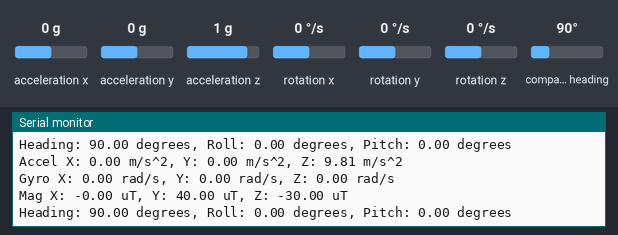
A sketch run on a simulated Arduino Uno, built with avr-gcc and run on an emulated ATmega328P. Parts: the last lines printed to the serial monitor. The inputs (shaded band) are chosen by the test bench; at power-on: acceleration x 0 g, acceleration y 0 g, acceleration z 1 g, rotation x 0 °/s, rotation y 0 °/s, rotation z 0 °/s, compass heading 90°.

Above: at 2.2 s.
2.3 s: acceleration x set to -1.4 g
At 2.49 s:
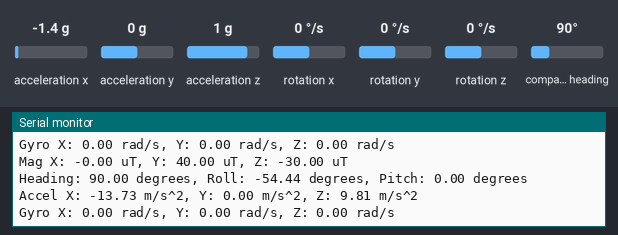
3.8 s: acceleration y set to -1.4 g
At 3.86 s:
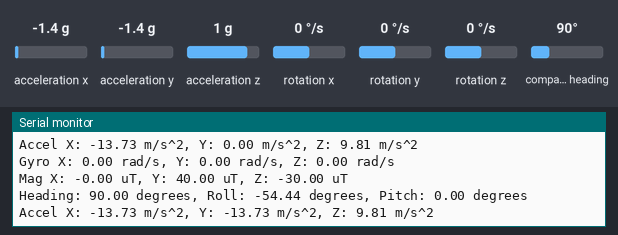
5.3 s: acceleration z set to -1.4 g
At 5.35 s:
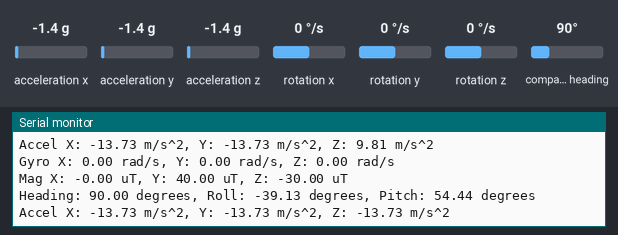
6.8 s: rotation x set to -192 °/s
At 6.84 s:
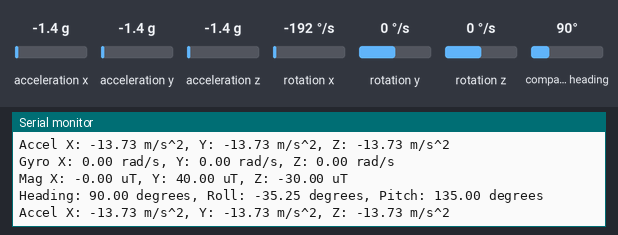
8.3 s: rotation y set to -192 °/s
At 8.46 s:
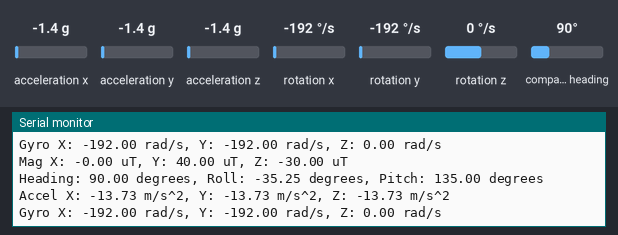
Timing chart, 0 to 10.8 s (numbered marks = the images above; inputs shaded):
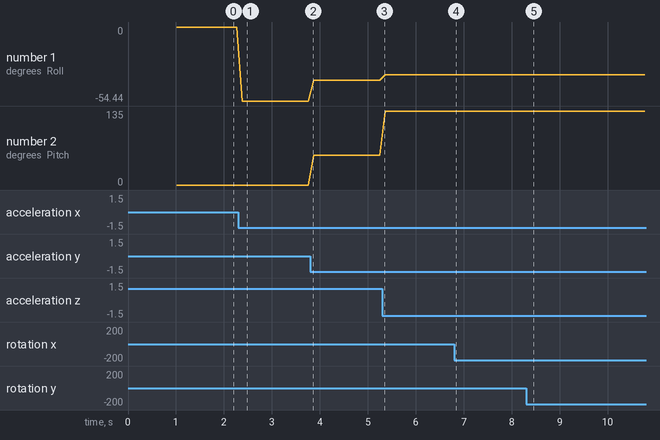

Measured:
- after the input at 2.3 s, the serial monitor: prints a new line after 0.07 s (image 1)
- after the input at 3.8 s, the serial monitor: prints a new line after 0.06 s (image 2)
- after the input at 5.3 s, the serial monitor: prints a new line after 0.05 s (image 3)
- after the input at 8.3 s, the serial monitor: prints a new line at once (image 5)
- plotted number 1: 0 → -54.44 after the input at 2.3 s, -54.44 → -39.13 after the input at 3.8 s, -39.13 → -35.25 after the input at 5.3 s
- plotted number 2: 0 → 54.44 after the input at 3.8 s, 54.44 → 135 after the input at 5.3 s

The sketch:

BNO055_UNO.ino
```cpp
#include <Wire.h>
#include <Adafruit_Sensor.h>
#include <Adafruit_BNO055.h>

#define BNO055_SAMPLERATE_DELAY_MS (100)

Adafruit_BNO055 bno = Adafruit_BNO055();

void setup() {
  Serial.begin(115200);
  Serial.println("BNO055 Sensor Data");

  if (!bno.begin()) {
    Serial.println("Could not find a valid BNO055 sensor, check wiring!");
    while (1);
  }

  delay(1000);

  // Use external crystal for better accuracy
  bno.setExtCrystalUse(true);
}

void loop() {
  // Get sensor events
  sensors_event_t event;

  // Get accelerometer data
  bno.getEvent(&event, Adafruit_BNO055::VECTOR_ACCELEROMETER);
  Serial.print("Accel X: ");
  Serial.print(event.acceleration.x);
  Serial.print(" m/s^2, ");
  Serial.print("Y: ");
  Serial.print(event.acceleration.y);
  Serial.print(" m/s^2, ");
  Serial.print("Z: ");
  Serial.print(event.acceleration.z);
  Serial.println(" m/s^2");

  // Get gyroscope data
  bno.getEvent(&event, Adafruit_BNO055::VECTOR_GYROSCOPE);
  Serial.print("Gyro X: ");
  Serial.print(event.gyro.x);
  Serial.print(" rad/s, ");
  Serial.print("Y: ");
  Serial.print(event.gyro.y);
  Serial.print(" rad/s, ");
  Serial.print("Z: ");
  Serial.print(event.gyro.z);
  Serial.println(" rad/s");

  // Get magnetometer data
  bno.getEvent(&event, Adafruit_BNO055::VECTOR_MAGNETOMETER);
  Serial.print("Mag X: ");
  Serial.print(event.magnetic.x);
  Serial.print(" uT, ");
  Serial.print("Y: ");
  Serial.print(event.magnetic.y);
  Serial.print(" uT, ");
  Serial.print("Z: ");
  Serial.print(event.magnetic.z);
  Serial.println(" uT");

  // Get orientation data (Euler angles)
  bno.getEvent(&event, Adafruit_BNO055::VECTOR_EULER);
  Serial.print("Heading: ");
  Serial.print(event.orientation.x);
  Serial.print(" degrees, ");
  Serial.print("Roll: ");
  Serial.print(event.orientation.y);
  Serial.print(" degrees, ");
  Serial.print("Pitch: ");
  Serial.print(event.orientation.z);
  Serial.println(" degrees");

  Serial.println();
  delay(BNO055_SAMPLERATE_DELAY_MS);
}
```
